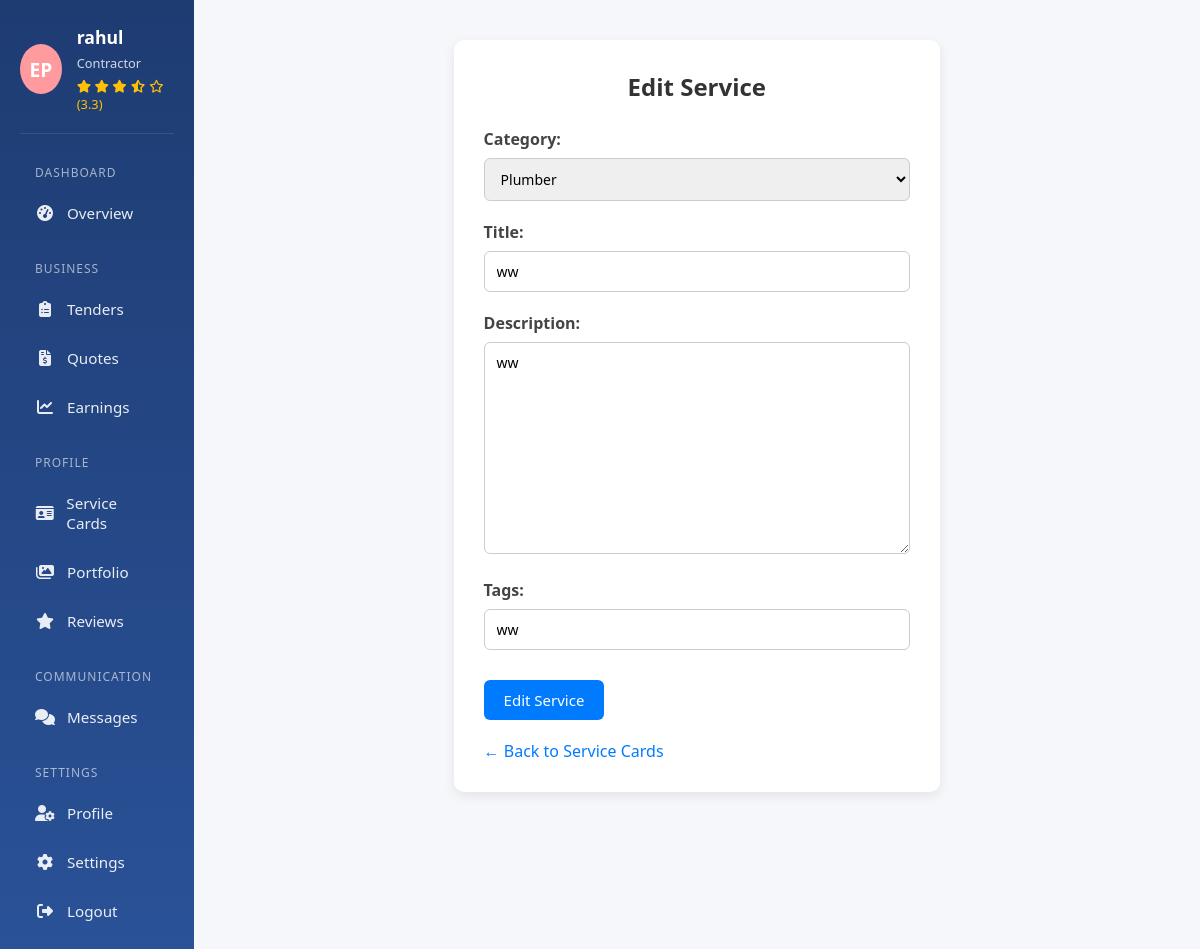
Page /service/edit/5/ (signed in) on the committed database.
### CommissionZeroApp/models.py (models this page shows, shortened)
class ProviderService(models.Model):
    CATEGORY_CHOICES = [
        ('electrician', 'Electrician'),
        ('plumber', 'Plumber'),
        ('painter', 'Painter'),
        ('carpenter', 'Carpenter'),
        ('solar-electrician', 'Solar Electrician'),
    ]
    provider = models.ForeignKey(User, on_delete=models.CASCADE)  # Linked to service provider
    category = models.CharField(max_length=50, choices=CATEGORY_CHOICES)
    title = models.CharField(max_length=100)
    description = models.TextField()
    tags = models.CharField(max_length=255, blank=True)  # comma-separated tags
    created_at = models.DateTimeField(auto_now_add=True)

### CommissionZeroApp/views.py (the view)
# urls.py: path('service/edit/<int:service_id>/', views.edit_service, name='edit_service'),
@role_required(['provider'])
def edit_service(request, service_id):
    service = get_object_or_404(ProviderService, id=service_id, provider=request.user)
    if request.method == 'POST':
        form = ProviderServiceForm(request.POST, instance=service)
        if form.is_valid():
            form.save()
            return redirect('service_cards')
    else:
        form = ProviderServiceForm(instance=service)
    avg_rating = Review.objects.filter(provider=request.user).aggregate(avg=Avg('rating'))['avg']
    avg_rating = round(avg_rating or 0, 1)
    return render(request, 'CommissionZeroApp/service_provider/service_form.html', {
        'form': form,
        'action': 'Edit',
        'avg_rating': avg_rating
    })

### CommissionZeroApp/forms.py
class ProviderServiceForm(forms.ModelForm):
    class Meta:
        model = ProviderService
        fields = ['category', 'title', 'description', 'tags']
        widgets = {
            'tags': forms.TextInput(attrs={'placeholder': 'Comma separated tags'}),
        }

### CommissionZeroApp/context_processors.py (called while the page is built)
def provider_avg_rating(request):
    if request.user.is_authenticated and hasattr(request.user, 'role') and request.user.role == 'provider':
        avg_rating = Review.objects.filter(provider=request.user).aggregate(avg=Avg('rating'))['avg']
        return {'avg_rating': round(avg_rating or 0, 1)}
    return {}

### CommissionZeroApp/templates/CommissionZeroApp/service_provider/service_form.html (shortened to what this page needs)
<!DOCTYPE html>
<html lang="en">
<head>
</head>
<body>
    {% include "sidebar_service.html" %}
    <div class="main-content">
        <div class="container">
            <div class="form-wrapper">
                <h2>{{ action }} Service</h2>
                <form method="post">
                    {{ form.as_p }}
                    <button type="submit" class="btn">{{ action }} Service</button>
                </form>
                <a href="{% url 'service_cards' %}" class="back-link">← Back to Service Cards</a>
            </div>
        </div>
    </div>
</body>
</html>

### templates/sidebar_service.html (shortened to what this page needs)
{% block content %}
{% load static %}
<!DOCTYPE html>
<html lang="en">
<head>
  <link rel="stylesheet" href="https://cdnjs.cloudflare.com/ajax/libs/font-awesome/6.4.0/css/all.min.css">
  <link rel="stylesheet" href="{% static 'css/service_provider/sidebar_service.css' %}">
</head>
<body>
<aside class="provider-sidebar" id="sidebar">
  <div class="provider-profile">
    <div class="provider-avatar">EP</div>
    <div class="provider-info">
      <h3>{{ user.username }}</h3>
      <p>Contractor</p>
      <div class="provider-rating">
        {% if avg_rating %}
          {% for i in "12345" %}
            {% if forloop.counter <= avg_rating %}
              <i class="fas fa-star"></i>
            {% elif forloop.counter0 < avg_rating and avg_rating < forloop.counter %}
              <i class="fas fa-star-half-alt"></i>
            {% else %}
              <i class="far fa-star"></i>
            {% endif %}
          {% endfor %}
          <span>({{ avg_rating }})</span>
        {% else %}
          <span>No ratings yet</span>
        {% endif %}
      </div>
    </div>
  </div>
  {% url 'service_dashboard' as service_dashboard %}
  {% url 'tenders' as tenders %}
  {% url 'quotes' as quotes %}
  {% url 'earnings' as earnings %}
  {% url 'service_cards' as service_cards %}
  {% url 'portfolio' as portfolio %}
  {% url 'reviews_service' as reviews_service %}
  {% url 'messages_service' as messages_service %}
  {% url 'profile' as profile %}
  {% url 'settings_service' as settings_service %}
  <nav class="provider-menu">
    <div class="menu-category">Dashboard</div>
    <a href="{{ service_dashboard }}" class="menu-item {% if request.path == service_dashboard %}active{% endif %}">
      <i class="fas fa-tachometer-alt"></i><span>Overview</span>
    </a>
    <div class="menu-category">Business</div>
    <a href="{{ tenders }}" class="menu-item {% if request.path == tenders %}active{% endif %}">
      <i class="fas fa-clipboard-list"></i><span>Tenders</span>
    </a>
    <a href="{{ quotes }}" class="menu-item {% if request.path == quotes %}active{% endif %}">
      <i class="fas fa-file-invoice-dollar"></i><span>Quotes</span>
    </a>
    <a href="{{ earnings }}" class="menu-item {% if request.path == earnings %}active{% endif %}">
      <i class="fas fa-chart-line"></i><span>Earnings</span>
    </a>
    <div class="menu-category">Profile</div>
    <a href="{{ service_cards }}" class="menu-item {% if request.path == service_cards %}active{% endif %}">
      <i class="fas fa-id-card"></i><span>Service Cards</span>
    </a>
    <a href="{{ portfolio }}" class="menu-item {% if request.path == portfolio %}active{% endif %}">
      <i class="fas fa-images"></i><span>Portfolio</span>
    </a>
    <a href="{{ reviews_service }}" class="menu-item {% if request.path == reviews_service %}active{% endif %}">
      <i class="fas fa-star"></i><span>Reviews</span>
    </a>
    <div class="menu-category">Communication</div>
    <a href="{{ messages_service }}" class="menu-item {% if request.path == messages_service %}active{% endif %}">
      <i class="fas fa-comments"></i><span>Messages</span>
    </a>
    <div class="menu-category">Settings</div>
    <a href="{{ profile }}" class="menu-item {% if request.path == profile %}active{% endif %}">
      <i class="fas fa-user-cog"></i><span>Profile</span>
    </a>
    <a href="{{ settings_service }}" class="menu-item {% if request.path == settings_service %}active{% endif %}">
      <i class="fas fa-cog"></i><span>Settings</span>
    </a>
    <a href="{% url 'logout' %}" class="menu-item">
            <i class="fas fa-sign-out-alt"></i>
            <span>Logout</span>
        </a>
  </nav>
</aside>
</body>
</html>
{% endblock %}

### static/css/service_provider/sidebar_service.css (style rules this page uses)
:root { --primary: #1e3c72; --secondary: #2a5298; --accent: #ff9a9e; --light: #f5f7fa; --dark: #333; }
* { margin: 0; padding: 0; box-sizing: border-box; font-family: 'Segoe UI', Tahoma, Geneva, Verdana, sans-serif; }
body { background-color: #f5f7fa; display: flex; min-height: 100vh; }
.provider-sidebar { background: linear-gradient(180deg, var(--primary), var(--secondary)); color: white; width: 280px; padding: 25px 20px; position: relative; transition: all 0.3s ease; z-index: 1000; }
.provider-profile { display: flex; align-items: center; margin-bottom: 30px; padding-bottom: 20px; border-bottom: 1px solid rgba(255,255,255,0.1); }
.provider-avatar { width: 50px; height: 50px; border-radius: 50%; background-color: var(--accent); display: flex; align-items: center; justify-content: center; margin-right: 15px; color: white; font-weight: bold; font-size: 1.2rem; }
.provider-info h3 { margin-bottom: 5px; font-size: 1.1rem; }
.provider-info p { font-size: 0.8rem; opacity: 0.8; margin-bottom: 5px; }
.provider-rating { color: #FFC107; font-size: 0.8rem; }
.provider-menu { margin-top: 20px; }
.menu-category { color: rgba(255,255,255,0.6); font-size: 0.75rem; text-transform: uppercase; letter-spacing: 1px; margin: 25px 0 10px 15px; }
.menu-item { display: flex; align-items: center; padding: 12px 15px; margin-bottom: 5px; border-radius: 6px; color: rgba(255,255,255,0.9); text-decoration: none; transition: all 0.3s; font-size: 0.95rem; }
.menu-item i { margin-right: 12px; width: 20px; text-align: center; font-size: 1rem; }

### CommissionZeroApp/templates/CommissionZeroApp/service_provider/service_form.html (style rules this page uses)
body { font-family: Arial, sans-serif; background-color: #f7f9fc; margin: 0; padding: 0; }
.main-content { margin-left: 20%; width: 100vh; margin-right: 20%; padding: 40px 20px; }
.container { max-width: 1000px; margin: 0 auto; }
.form-wrapper { background: #ffffff; padding: 30px; border-radius: 10px; box-shadow: 0 4px 12px rgba(0, 0, 0, 0.08); }
.form-wrapper h2 { margin-bottom: 25px; font-size: 24px; text-align: center; color: #333; }
.form-wrapper form p { margin-bottom: 20px; }
.form-wrapper label { display: block; margin-bottom: 8px; font-weight: 600; color: #444; }
.form-wrapper input[type="text"], .form-wrapper textarea, .form-wrapper select { width: 100%; padding: 10px 12px; border: 1px solid #ccc; border-radius: 6px; font-size: 14px; box-sizing: border-box; resize: vertical; }
.btn { background-color: #007bff; color: white; border: none; padding: 10px 20px; border-radius: 6px; font-size: 15px; cursor: pointer; margin-top: 10px; }
.back-link { display: inline-block; margin-top: 20px; color: #007bff; text-decoration: none; }

### rows in the picture
ProviderService: category "Plumber", title "ww", description "ww", tags "ww"

### other values in the picture
{{ user.username }} "rahul"
{{ avg_rating }} "3.3"
{{ action }} "Edit"
